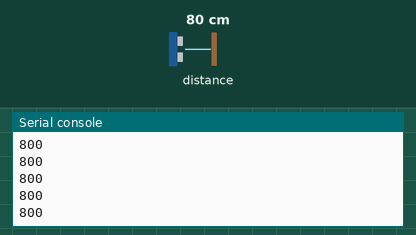
This program was run on a simulated Raspberry Pi Pico running MicroPython. Parts: the last lines printed to the serial console. Inputs (shaded band) come from the test bench; at power-on: distance to the obstacle 80 cm. Library files of the repository ran but are not shown: VL53L0X.py.

Above: at 1.2 s.
1.3 s: distance to the obstacle set to 2 cm
At 1.61 s:
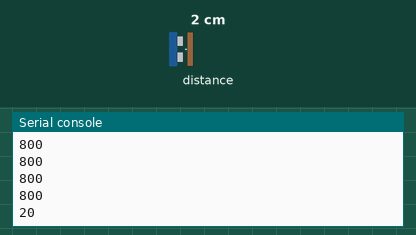
2.8 s: distance to the obstacle set to 4 cm
At 2.81 s:
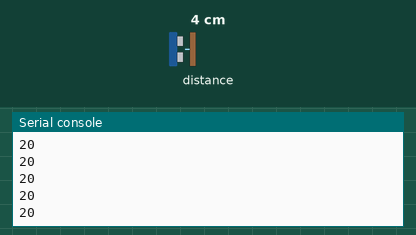
Timing chart, 0 to 5.8 s (numbered marks = the images above; inputs shaded):
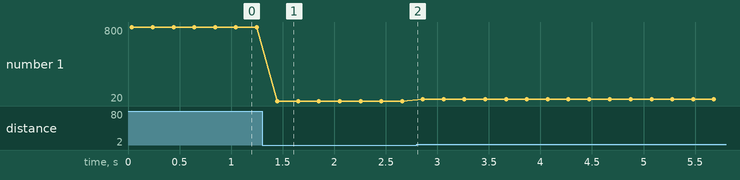

The program:

tof-test-config.py
```python
import machine
import VL53L0X
from time import sleep
import config

sda=machine.Pin(config.TOF_SDA_PIN) # row one on our standard Pico breadboard
scl=machine.Pin(config.TOF_SCL_PIN) # row two on our standard Pico breadboard
i2c=machine.I2C(config.TOF_I2C_BUS, sda=sda, scl=scl, freq=400000)

# i2c.scan() returns a list of devices that have been found
# i2c.scan()[0] is the first device found
device_id = i2c.scan()[0]
print("Device found at decimal", device_id)

if device_id == 41:
    print("TEST PASS")
    print("Device found at decimal 41")
    print('hex:',hex(device_id))
else:
    print("No device found at decimal 41")
    print("TEST FAIL")

# Create a VL53L0X object
tof = VL53L0X.VL53L0X(i2c, address=0x29)
tof.start()

while True:
    tof.read()
    print(tof.read())
    sleep(0.2)
```

config.py
```python
# Hardware configuration file for collison avodance robot

NUMBER_PIXELS = 2
NEOPIXEL_PIN = 18

SPEAKER_PIN = 22

MOTOR_RIGHT_FORWARD = 11
MOTOR_RIGHT_BACKWARD = 10
MOTOR_LEFT_FORWARD = 8
MOTOR_LEFT_REVERSE = 9

TOF_SDA_PIN = 26
TOF_SCL_PIN = 27
TOF_I2C_BUS = 1
```

Measured:
- after the input at 1.3 s, the serial console: prints a new line after 0.15 s (image 1)
- plotted number 1: 800 → 20 after the input at 1.3 s, 20 → 40 after the input at 2.8 s
